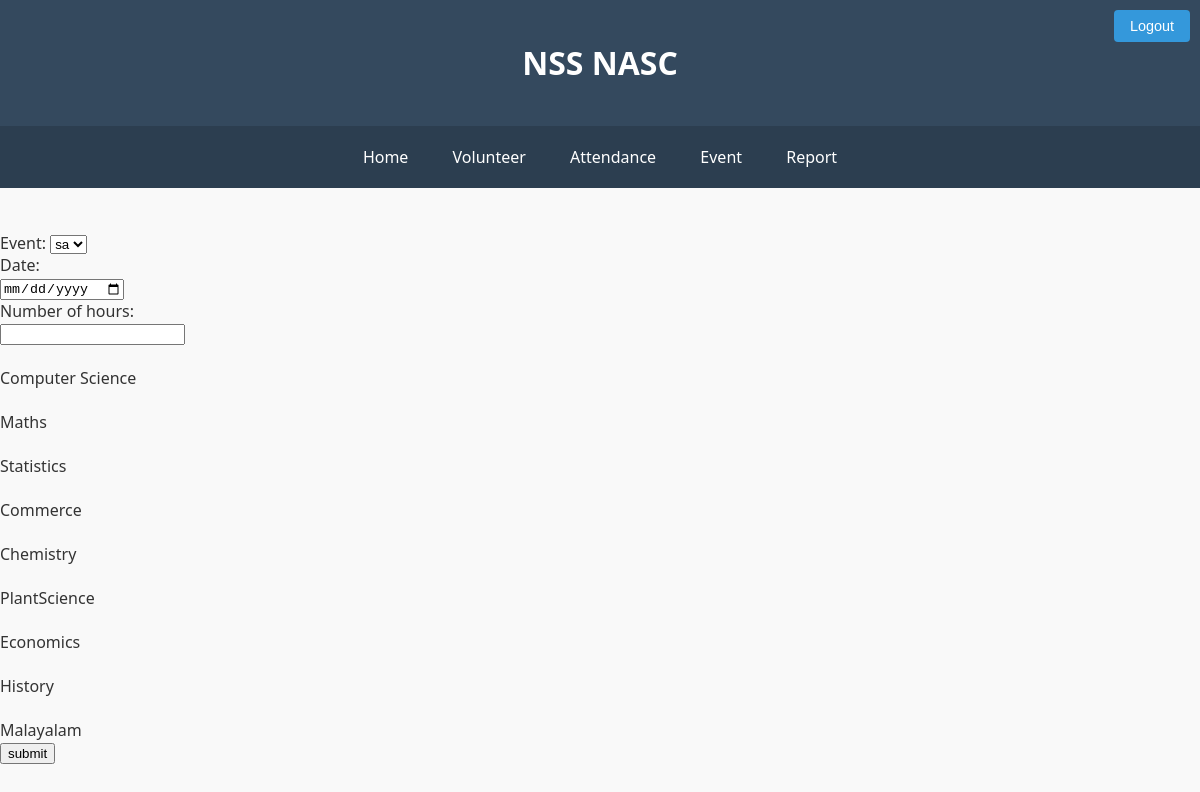
The page /rol (signed in) on the database as committed earlier.
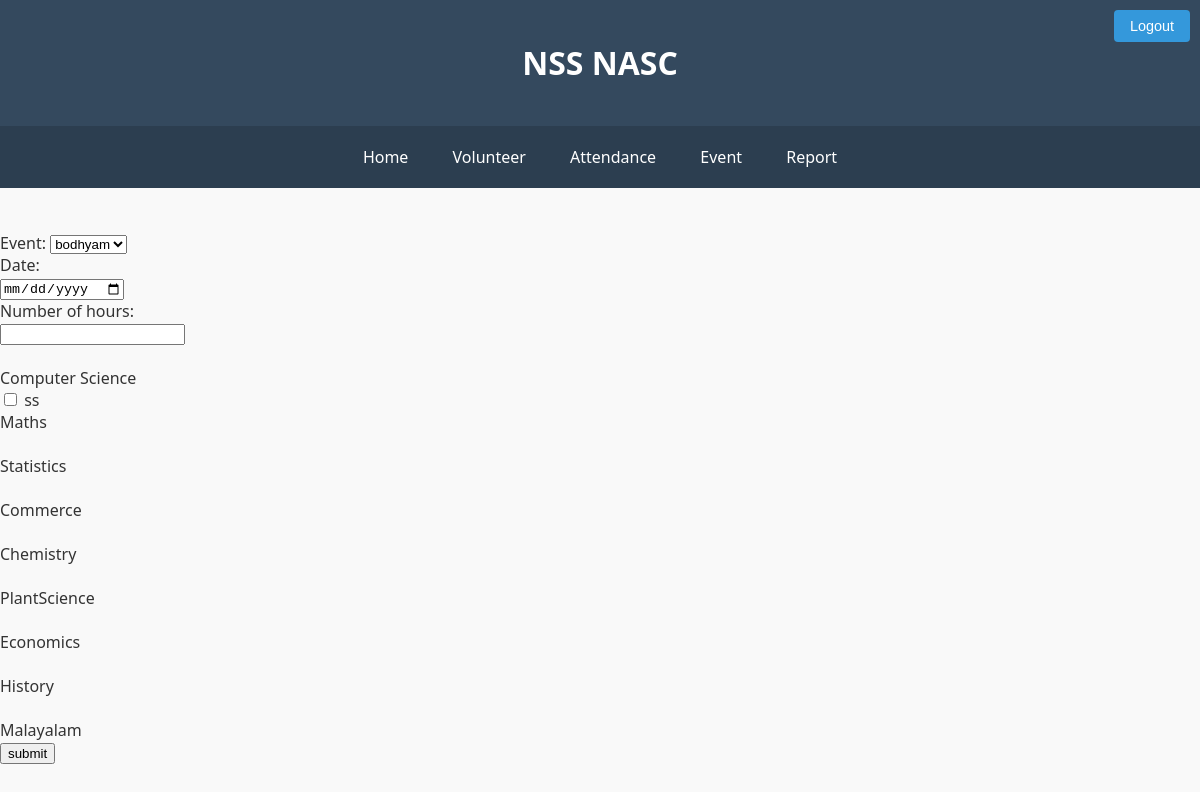
The same page on the database as committed later.
### nss/models.py (models this page shows, shortened)
class volunteer(models.Model):
    volunteer_id=models.AutoField(primary_key=True)
    name=models.CharField(max_length=25)
    guard_name=models.CharField(max_length=25)
    guard_mob_no=models.IntegerField()
    sex=models.CharField(max_length=15)
    dob=models.DateField()
    year=models.IntegerField()
    community=models.CharField(max_length=15)
    address=models.TextField()
    blood_group=models.CharField(max_length=15)
    height=models.IntegerField()
    weight=models.IntegerField()
    mobile_no=models.IntegerField()
    Email_id=models.EmailField()
    year_of_enrollment=models.IntegerField()
    cultural_talents=models.TextField()
    hobbies=models.TextField()
    roll_no=models.IntegerField(unique=False)
    image=models.ImageField(upload_to='volunteers',default="")
    program=models.ForeignKey(Programme,on_delete=models.DO_NOTHING)

### nss/views.py (the view, shortened to what this page needs)
# urls.py: path('rol',views.attendance,name='attendance'),
@login_required()
def attendance(request):
    vole = {
        'vol': volunteer.objects.all()
    }
    eve = {
        'even': Event.objects.all().order_by('date').values()
    }
    return render(request, 'nss/attendance.html',{**vole,**eve})

### nss/templates/nss/attendance.html (shortened to what this page needs)
{% extends 'nss/base.html'%}
{% block content %}
    <form method="post" action="{% url 'attendance'%}">
    <label for="event">Event:</label>
    <select id="event" name="event">
    {% for i in even %}
    <option value="{{ i.event_name }}">{{ i.event_name }}</option>
    {% endfor %}
    </select><br>
    <label for="date">Date:</label>
    <br>
    <input type="date" id="date" name="date">
    <br>
    <label for="time">Number of hours:</label>
    <br>
    <input type="number" id="time" name="time">
    <br>
    <br>
    Computer Science
    <br>
        {% for i in vol %}
            {%if i.program.dept.dep_name == "ComputerScience"%}
                <input type=checkbox id="name" name="name" value="{{i.name}}_ComputerScience">
                <label for="name">{{i.name}}</label>
            {% endif %}
        {% endfor %}
    <br>
    Maths
    <br>
    <br>
    Statistics
    <br>
    <br>
    Commerce
    <br>
        <br>
    Chemistry
    <br>
    <br>
    PlantScience
    <br>
    <br>
    Economics
    <br>
    <br>
    History
    <br>
    <br>
    Malayalam
    <br>
    <input type="submit" value="submit">
</form>
{% endblock%}

Rows that differ between the two databases and show on the page:
added volunteer: name "ss"
Other text that changed with them:
form field event: "sa" → "bodhyam"
